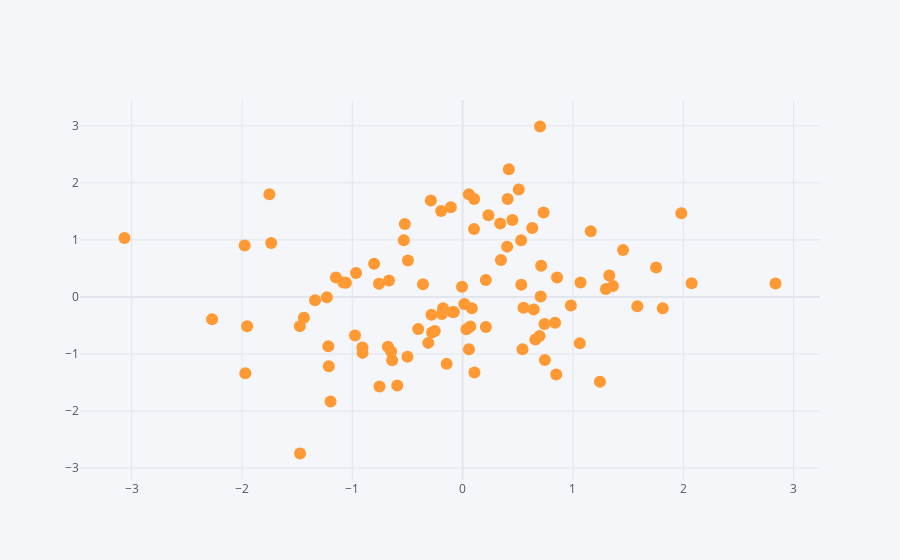

The notebook cell this image was saved under:
### Code cell
# Scatter plot
df.iplot(kind='scatter',x='A',y='B',mode='markers')
